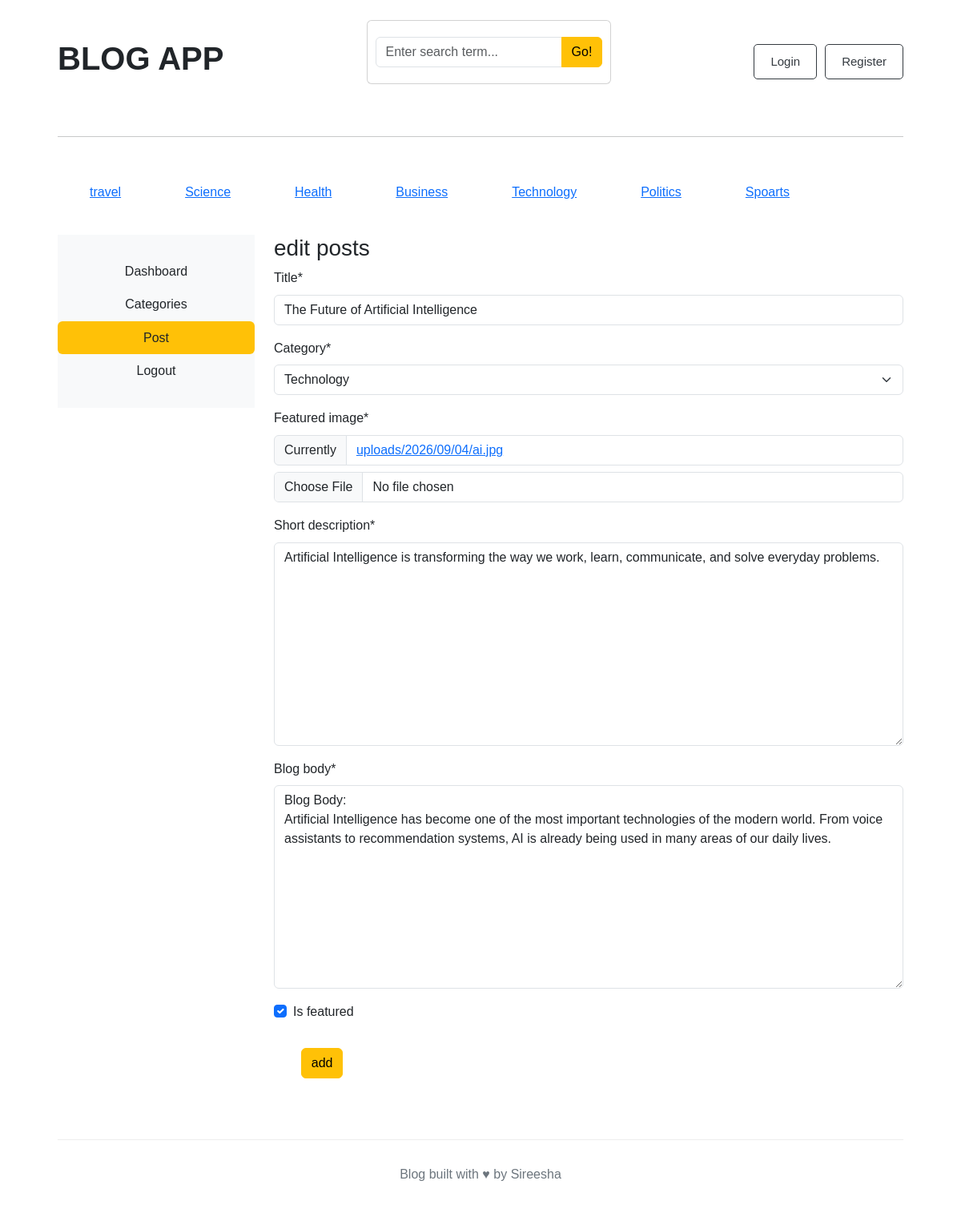
/dashboard/posts/edit/4, run on the app's committed database.
### blogs/models.py (models this page shows, shortened)
class category(models.Model):
    category_name = models.CharField(max_length = 40,unique = True)
    created_at = models.DateTimeField(auto_now_add=True)
    updated_at = models.DateTimeField(auto_now = True)
    class Meta:
        verbose_name_plural='categories'
    def __str__(self):
        return self.category_name

class Blog(models.Model):
    title = models.CharField(max_length=100)
    slug = models.SlugField(max_length=150, unique=True, blank=True)
    category = models.ForeignKey(category, on_delete=models.CASCADE)
    author  = models.ForeignKey(User, on_delete=models.CASCADE)
    featured_image = models.ImageField(upload_to='uploads/%Y/%m/%d')
    short_description = models.TextField(max_length=500)
    blog_body = models.TextField(max_length=2000)
    status = models.CharField(max_length=20, choices=STATUS_CHOICES, default="Draft")
    is_featured = models.BooleanField(default=False)
    created_at = models.DateTimeField(auto_now_add=True)
    updated_at = models.DateTimeField(auto_now=True)

### Dashboard/views.py (the view, shortened to what this page needs)
# urls.py: path('posts/edit/<int:pk>',views.edit_posts,name = 'edit_posts'),
def edit_posts(req,pk):
    obj = get_object_or_404(Blog,pk=pk)
    form = PostForm(instance = obj)
    context={
        'obj':obj,
        'form':form
    }
    return render(req,'Dashboard/editPosts.html',context)

### Dashboard/forms.py
class PostForm(forms.ModelForm):
    class Meta:
        model = Blog
        fields =['title','category','featured_image','short_description','blog_body','is_featured']

### blogs/context_processors.py (called while the page is built)
def get_categories(request):
    categories = category.objects.all()
    return dict(categories=categories)

def searching(request):
    keyword = request.GET.get('keyword')
    print(keyword)
    return dict(keyword = keyword)

### blogs/Templates/Dashboard/editPosts.html (shortened to what this page needs)
{% extends 'base.html' %}
 {% load crispy_forms_tags %}
 {% block content %}
 <div class="row ">
      {% include 'Dashboard/sidebar.html' %}
<div class="col-md-9">
    <h3>edit posts</h3>
<form action="{% url 'edit_posts' obj.id %}" method = 'POST' >
    {{form | crispy}}
  <button class="btn btn-warning m-3 ">add</button>
</form>
</div>
</div>
{% endblock %}

### blogs/Templates/base.html (shortened to what this page needs)
{% load static %}
<!DOCTYPE html>
<html lang="en">
<head>
     <link href="https://cdn.jsdelivr.net/npm/bootstrap@5.3.8/dist/css/bootstrap.min.css"
          rel="stylesheet">
     <link rel="stylesheet" href="https://cdnjs.cloudflare.com/ajax/libs/font-awesome/6.7.2/css/all.min.css">
<link rel="stylesheet" href="{% static 'css/blog.css' %}">
</head>
<body>
<main class="container">
    <div class="nav">
       <h2>BLOG APP</h2>
            <div class="card mb-4">
                <div class="card-body">
                    <form method="GET" action="{% url 'search'%}">
                        <div class="input-group">
                            <input class="form-control" type="text" value="{{keyword|default:''}}" name="keyword" placeholder="Enter search term...">
                            <button class="btn btn-warning"type="submit">
                                Go!
                            </button>
                        </div>
                    </form>
                </div>
            </div>
            <div class="buttons">
        {% if not user.is_authenticated %}
        <a href="{% url 'login' %}">
            <button class="btn btn-warning">Login</button>
        </a>
        <a href="{% url 'register' %}">
            <button class="btn btn-warning">Register</button>
        </a>
        {% endif %}
        </div>
</div>
<hr>
<div class="topics">
            {% for topic in  categories %}
               <a href="{% url 'category_pages' topic.id%}" style="margin:40px">{{topic.category_name}}</a>
            {% endfor %}
</div>
 {% block content %}
 {% endblock %}
<footer>
    <p>
        Blog built with ♥ by Sireesha
    </p>
</footer>
</body>
</html>

### blogs/static/css/blog.css (style rules this page uses)
* { box-sizing: border-box; margin: 0; padding: 0; }
body { font-family: Arial, Helvetica, sans-serif; background-color: #ffffff; color: #212529; line-height: 1.6; }
.nav { display: flex; align-items: center; justify-content: space-between; padding: 25px 0; }
.nav h2 { font-size: 40px; font-weight: bold; }
.buttons { display: flex; gap: 10px; }
.buttons button { padding: 10px 20px; border: 1px solid #343a40; border-radius: 5px; background-color: white; color: #343a40; font-size: 15px; cursor: pointer; }
.topics { display:flex }
.container { width: 90%; max-width: 1140px; margin: 0 auto; }
.card-body { padding: 20px 10px; }
footer { margin-top: 60px; padding: 30px; border-top: 1px solid #eeeeee; text-align: center; color: #6c757d; }
* { box-sizing: border-box; }

### data on the page
category: category_name "travel"
category: category_name "Science"
category: category_name "Health"
category: category_name "Business"
category: category_name "Technology"
category: category_name "Politics"
category: category_name "Spoarts"
Blog: title "The Future of Artificial Intelligence", category "Technology", short_description "Artificial Intelligence is transforming the way we work, learn, communicate, and solve everyday problems.", blog_body "Blog Body: Artificial Intelligence has become one of the most important technologies of the modern world. From voice assistants to recommendation systems, AI is already being used in many areas of our daily lives.", is_featured "☑"
